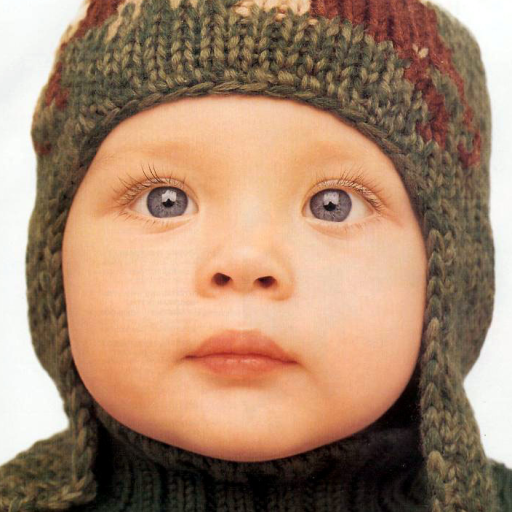
#> input picture DRCN-tf2016/data/Set5/img_001.png, 512 x 512 px, given in place of 1.jpg, which was not available
$ python Gredient_example.py ../../DRCN-tf2016/data/Set5/img_001.png
#> lines starting #> are read from the running program, lines starting #| are printed output that depends on the picture; pictures that were not available may be replaced by others from this repository, and a replacement may not be noted
#> further down, src is the input picture: shape (512, 512, 3); mean B, G, R 109.5, 134.2, 166.9
# -*- coding:utf-8 -*-
# Author : MMagicLoren
# @Email : 993983320@qq.com
# @Time : 2019/10/13 15:59
# @File : 图像梯度计算.py
# @Project : Workspace
import cv2 as cv
import os
import sys
path = os.path.abspath(os.path.dirname(sys.argv[0]))


def sobel_demo(image):
    grad_x = cv.Sobel(src, cv.CV_64F, 1, 0, ksize=3)
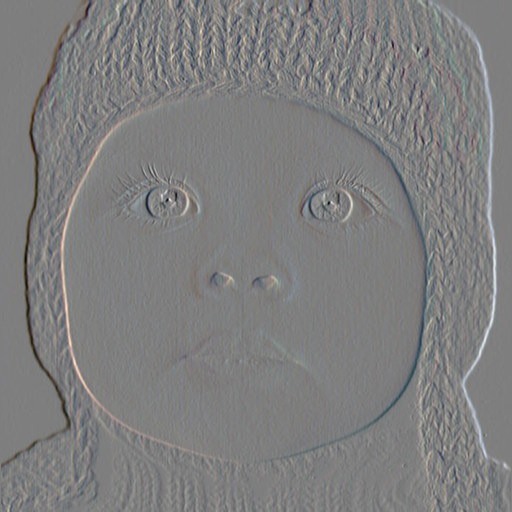
#> grad_x: shape (512, 512, 3) float64; mean B, G, R 0, 0, 0; drawn with min black and max white
    gradx = cv.convertScaleAbs(grad_x)
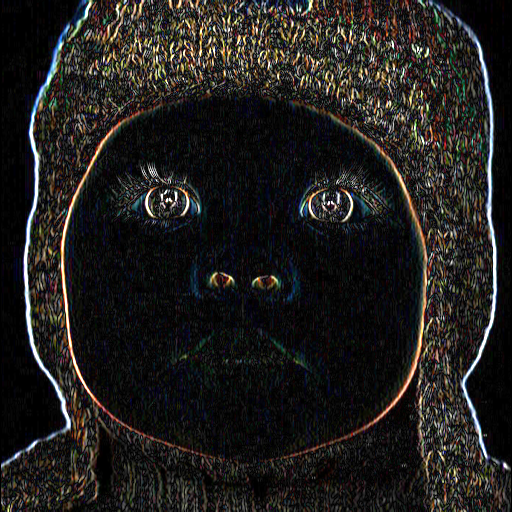
#> gradx: shape (512, 512, 3); mean B, G, R 29.4, 31.2, 33
    grad_y = cv.Sobel(src, cv.CV_64F, 0, 1, ksize=3)
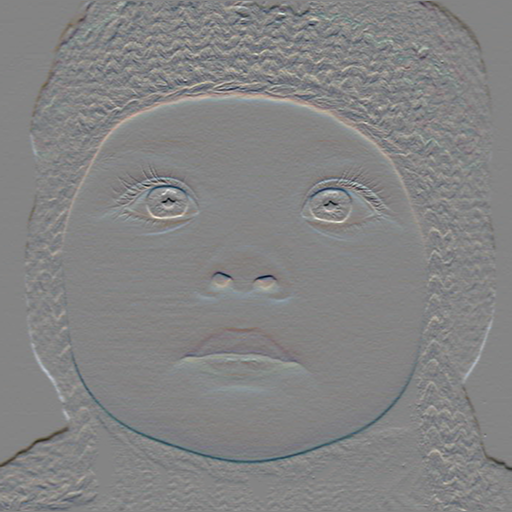
#> grad_y: shape (512, 512, 3) float64; mean B, G, R -1.8, -2, -2.4; drawn with min black and max white
    grady = cv.convertScaleAbs(grad_y)
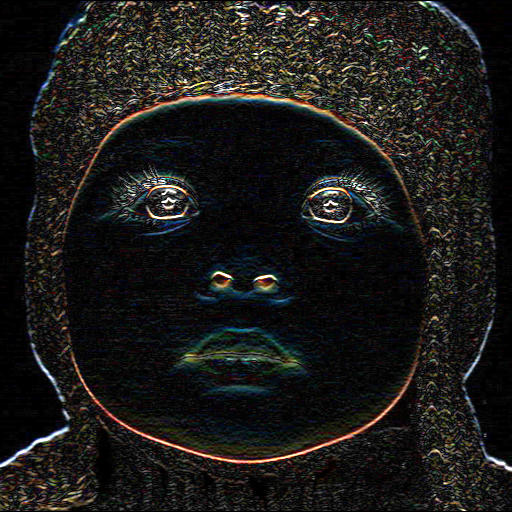
#> grady: shape (512, 512, 3); mean B, G, R 24.7, 26.6, 27.5
    gradxy = cv.addWeighted(gradx, 0.5, grady, 0.5, 0)
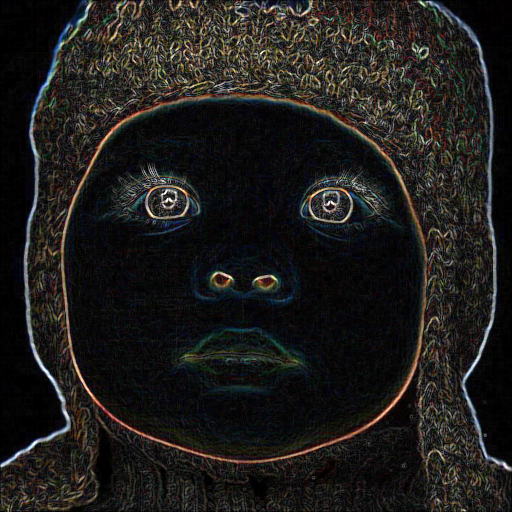
#> gradxy: shape (512, 512, 3); mean B, G, R 27.1, 28.9, 30.2
    cv.imshow("grad_x", grad_x)  # 将src图片放入该创建的窗口中
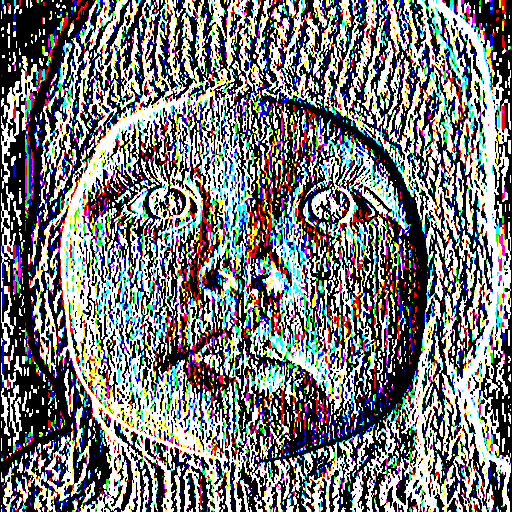
#> window 'grad_x': shape (512, 512, 3); mean B, G, R 121.4, 120.8, 120
    cv.imshow("grad_y", grad_y)  # 将src图片放入该创建的窗口中
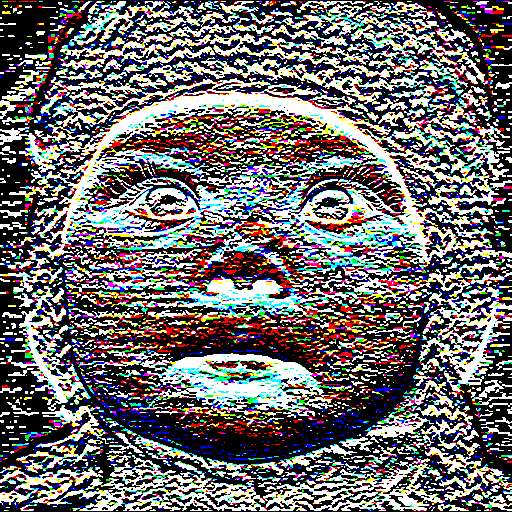
#> window 'grad_y': shape (512, 512, 3); mean B, G, R 107.4, 107.1, 109.7
    cv.imshow("gradxy", gradxy)  # 将src图片放入该创建的窗口中


if __name__ == '__main__':
    src = cv.imread(path + '\\1.jpg')  # 读入图片放进src中
    cv.namedWindow("input image", cv.WINDOW_AUTOSIZE)  # 创建窗口, 窗口尺寸自动调整
    cv.imshow("input image", src)
    sobel_demo(src)

    cv.waitKey(0)  # 等有键输入或者1000ms后自动将窗口消除，0表示只用键输入结束窗口
    cv.destroyAllWindows()

$ run again, on DRCN-tf2016/data/Set5/img_002.png
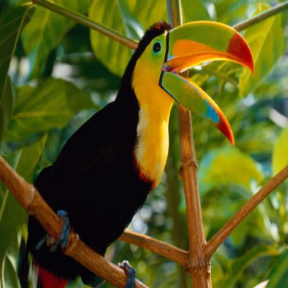
#> input picture DRCN-tf2016/data/Set5/img_002.png, 288 x 288 px, given in place of 1.jpg, which was not available
#> src is the input picture: shape (288, 288, 3); mean B, G, R 27, 88.5, 88
#> in sobel_demo, `cv.imshow("grad_x", grad_x)`:
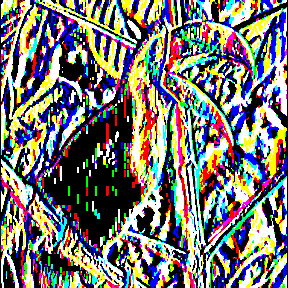
#> window 'grad_x': shape (288, 288, 3); mean B, G, R 114.4, 118.4, 120.8
#> in sobel_demo, `cv.imshow("grad_y", grad_y)`:
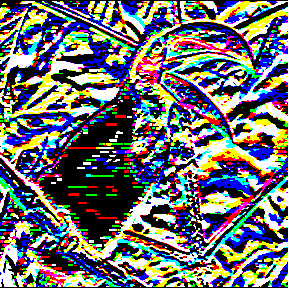
#> window 'grad_y': shape (288, 288, 3); mean B, G, R 111.1, 107.8, 108.1
